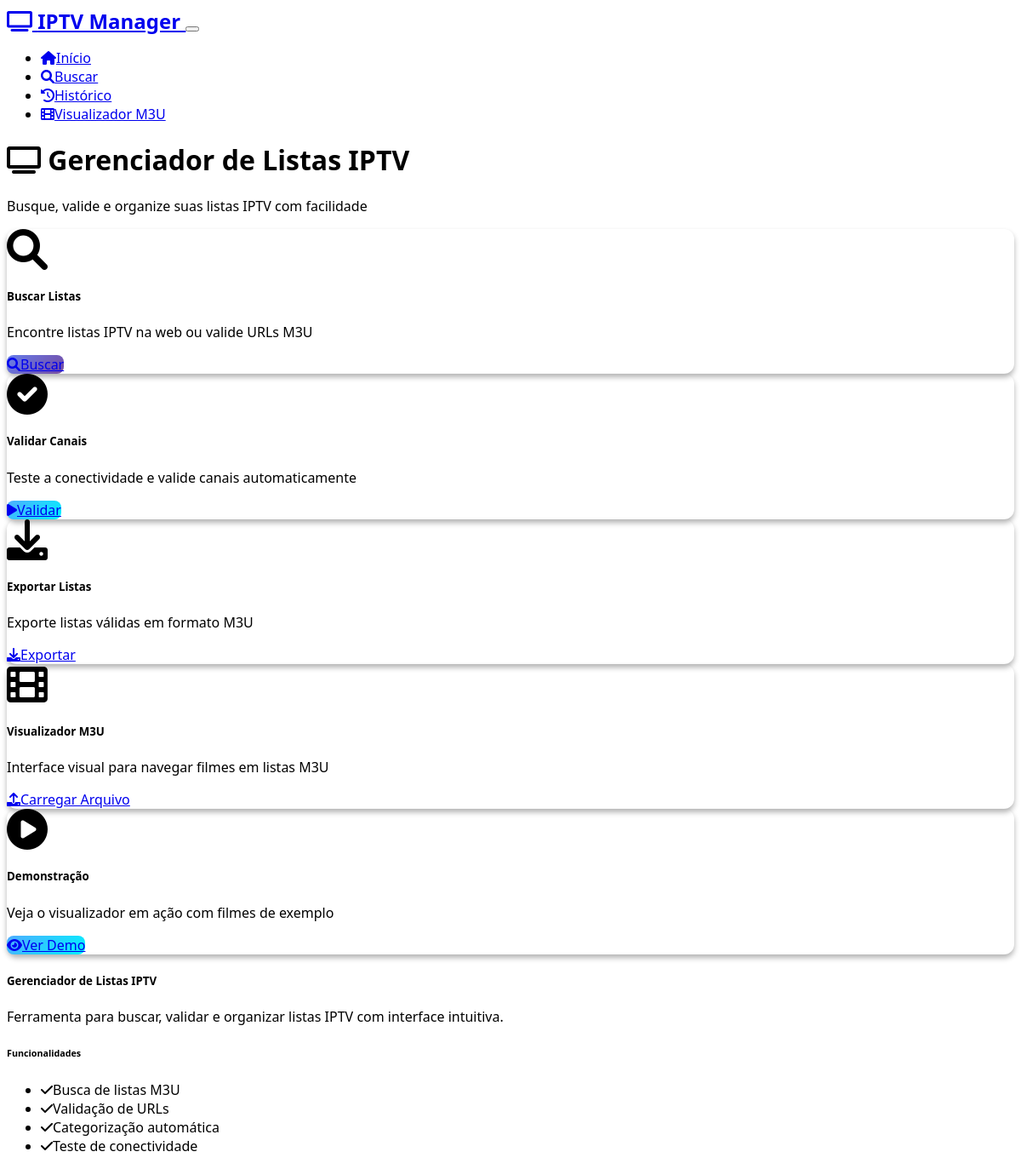
Before: / with the older database file.
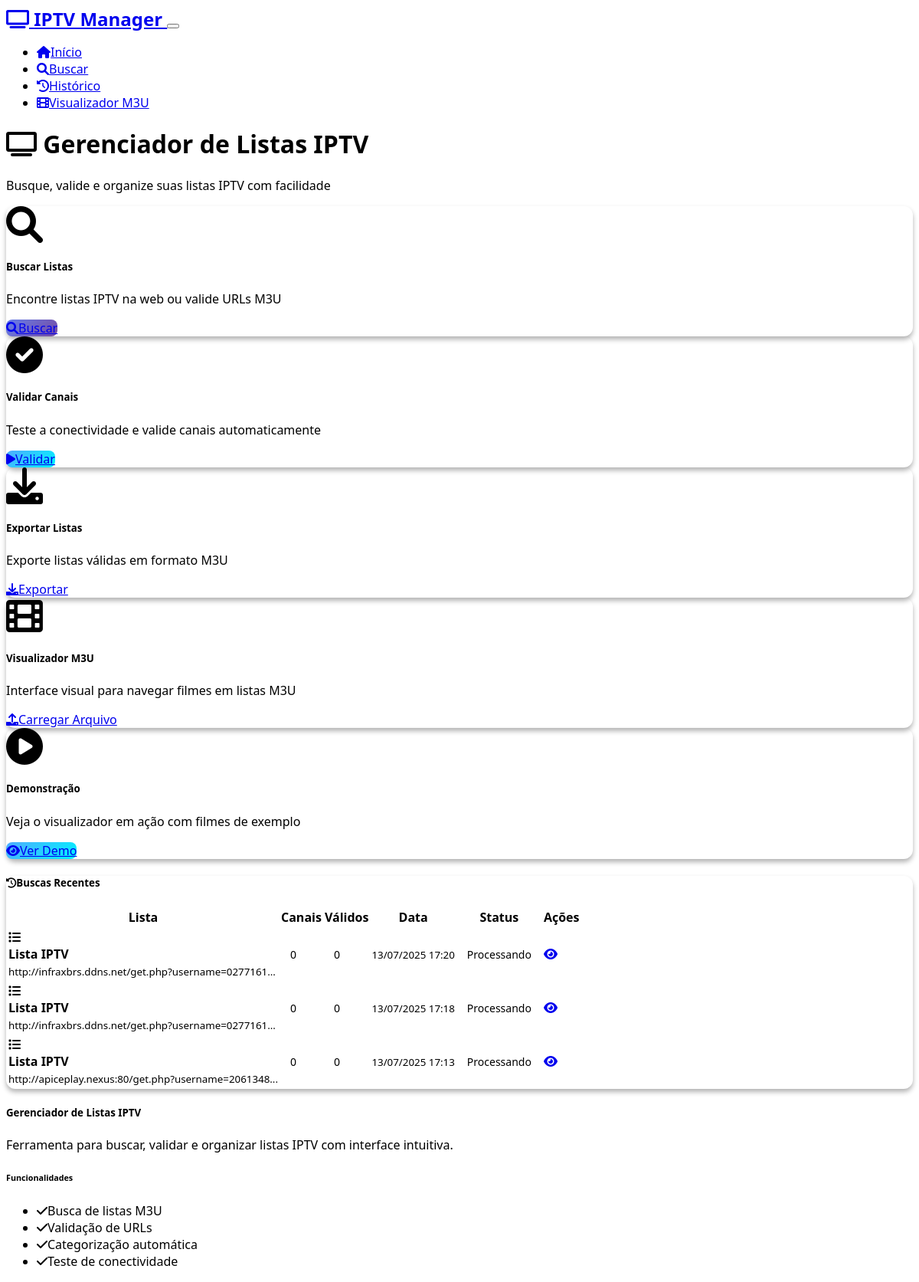
After: the same page with the newer database file.
### models.py (models this page shows)
class SearchHistory(db.Model):
    id: Mapped[int] = mapped_column(Integer, primary_key=True)
    url: Mapped[str] = mapped_column(String(500), nullable=False)
    title: Mapped[str] = mapped_column(String(200), nullable=True)
    channels_found: Mapped[int] = mapped_column(Integer, default=0)
    valid_channels: Mapped[int] = mapped_column(Integer, default=0)
    search_date: Mapped[datetime] = mapped_column(DateTime, default=datetime.utcnow)
    status: Mapped[str] = mapped_column(String(50), default='pending')

### routes.py (the view)
@app.route('/')
def index():
    recent_searches = SearchHistory.query.order_by(SearchHistory.search_date.desc()).limit(5).all()
    return render_template('index.html', recent_searches=recent_searches)

### templates/index.html
{% extends "base.html" %}
{% block content %}
<div class="row">
    <div class="col-lg-8 mx-auto">
        <div class="text-center mb-5">
            <h1 class="display-4">
                <i class="fas fa-tv text-primary me-3"></i>
                Gerenciador de Listas IPTV
            </h1>
            <p class="lead text-muted">
                Busque, valide e organize suas listas IPTV com facilidade
            </p>
        </div>
        <div class="row g-4 mb-5">
            <div class="col-md-4">
                <div class="card h-100">
                    <div class="card-body text-center">
                        <i class="fas fa-search fa-3x text-primary mb-3"></i>
                        <h5 class="card-title">Buscar Listas</h5>
                        <p class="card-text">Encontre listas IPTV na web ou valide URLs M3U</p>
                        <a href="{{ url_for('search') }}" class="btn btn-primary">
                            <i class="fas fa-search me-2"></i>Buscar
                        </a>
                    </div>
                </div>
            </div>
            <div class="col-md-4">
                <div class="card h-100">
                    <div class="card-body text-center">
                        <i class="fas fa-check-circle fa-3x text-success mb-3"></i>
                        <h5 class="card-title">Validar Canais</h5>
                        <p class="card-text">Teste a conectividade e valide canais automaticamente</p>
                        <a href="{{ url_for('search') }}" class="btn btn-success">
                            <i class="fas fa-play me-2"></i>Validar
                        </a>
                    </div>
                </div>
            </div>
            <div class="col-md-4">
                <div class="card h-100">
                    <div class="card-body text-center">
                        <i class="fas fa-download fa-3x text-info mb-3"></i>
                        <h5 class="card-title">Exportar Listas</h5>
                        <p class="card-text">Exporte listas válidas em formato M3U</p>
                        <a href="{{ url_for('history') }}" class="btn btn-info">
                            <i class="fas fa-download me-2"></i>Exportar
                        </a>
                    </div>
                </div>
            </div>
        </div>
        <div class="row g-4 mb-5">
            <div class="col-md-6">
                <div class="card h-100">
                    <div class="card-body text-center">
                        <i class="fas fa-film fa-3x text-warning mb-3"></i>
                        <h5 class="card-title">Visualizador M3U</h5>
                        <p class="card-text">Interface visual para navegar filmes em listas M3U</p>
                        <a href="{{ url_for('m3u_viewer_upload') }}" class="btn btn-warning">
                            <i class="fas fa-upload me-2"></i>Carregar Arquivo
                        </a>
                    </div>
                </div>
            </div>
            <div class="col-md-6">
                <div class="card h-100">
                    <div class="card-body text-center">
                        <i class="fas fa-play-circle fa-3x text-success mb-3"></i>
                        <h5 class="card-title">Demonstração</h5>
                        <p class="card-text">Veja o visualizador em ação com filmes de exemplo</p>
                        <a href="{{ url_for('demo_m3u') }}" class="btn btn-success">
                            <i class="fas fa-eye me-2"></i>Ver Demo
                        </a>
                    </div>
                </div>
            </div>
        </div>
        {% if recent_searches %}
        <div class="card">
            <div class="card-header">
                <h5 class="card-title mb-0">
                    <i class="fas fa-history me-2"></i>Buscas Recentes
                </h5>
            </div>
            <div class="card-body">
                <div class="table-responsive">
                    <table class="table table-hover">
                        <thead>
                            <tr>
                                <th>Lista</th>
                                <th>Canais</th>
                                <th>Válidos</th>
                                <th>Data</th>
                                <th>Status</th>
                                <th>Ações</th>
                            </tr>
                        </thead>
                        <tbody>
                            {% for search in recent_searches %}
                            <tr>
                                <td>
                                    <div class="d-flex align-items-center">
                                        <i class="fas fa-list me-2"></i>
                                        <div>
                                            <strong>{{ search.title or 'Lista IPTV' }}</strong>
                                            <br>
                                            <small class="text-muted">{{ search.url[:50] }}...</small>
                                        </div>
                                    </div>
                                </td>
                                <td>
                                    <span class="badge bg-info">{{ search.channels_found }}</span>
                                </td>
                                <td>
                                    <span class="badge bg-success">{{ search.valid_channels }}</span>
                                </td>
                                <td>
                                    <small>{{ search.search_date.strftime('%d/%m/%Y %H:%M') }}</small>
                                </td>
                                <td>
                                    {% if search.status == 'completed' %}
                                        <span class="badge bg-success">Concluído</span>
                                    {% elif search.status == 'processing' %}
                                        <span class="badge bg-warning">Processando</span>
                                    {% else %}
                                        <span class="badge bg-danger">Erro</span>
                                    {% endif %}
                                </td>
                                <td>
                                    <a href="{{ url_for('validate', search_id=search.id) }}" class="btn btn-sm btn-outline-primary">
                                        <i class="fas fa-eye"></i>
                                    </a>
                                </td>
                            </tr>
                            {% endfor %}
                        </tbody>
                    </table>
                </div>
            </div>
        </div>
        {% endif %}
    </div>
</div>
{% endblock %}

### templates/base.html (shortened to what this page needs)
<!DOCTYPE html>
<html lang="pt-BR" data-bs-theme="dark">
<head>
    <link href="https://cdn.replit.com/agent/bootstrap-agent-dark-theme.min.css" rel="stylesheet">
    <link href="https://cdnjs.cloudflare.com/ajax/libs/font-awesome/6.0.0/css/all.min.css" rel="stylesheet">
    <link href="{{ url_for('static', filename='css/style.css') }}" rel="stylesheet">
</head>
<body>
    <nav class="navbar navbar-expand-lg navbar-dark bg-primary">
        <div class="container">
            <a class="navbar-brand" href="{{ url_for('index') }}">
                <i class="fas fa-tv me-2"></i>
                IPTV Manager
            </a>
            <button class="navbar-toggler" type="button" data-bs-toggle="collapse" data-bs-target="#navbarNav">
            </button>
            <div class="collapse navbar-collapse" id="navbarNav">
                <ul class="navbar-nav ms-auto">
                    <li class="nav-item">
                        <a class="nav-link" href="{{ url_for('index') }}">
                            <i class="fas fa-home me-1"></i>Início
                        </a>
                    </li>
                    <li class="nav-item">
                        <a class="nav-link" href="{{ url_for('search') }}">
                            <i class="fas fa-search me-1"></i>Buscar
                        </a>
                    </li>
                    <li class="nav-item">
                        <a class="nav-link" href="{{ url_for('history') }}">
                            <i class="fas fa-history me-1"></i>Histórico
                        </a>
                    </li>
                    <li class="nav-item">
                        <a class="nav-link" href="{{ url_for('m3u_viewer_upload') }}">
                            <i class="fas fa-film me-1"></i>Visualizador M3U
                        </a>
                    </li>
                </ul>
            </div>
        </div>
    </nav>
    <main class="container mt-4">
        {% block content %}{% endblock %}
    </main>
    <footer class="bg-dark text-light py-4 mt-5">
        <div class="container">
            <div class="row">
                <div class="col-md-8">
                    <h5>Gerenciador de Listas IPTV</h5>
                    <p class="text-muted">Ferramenta para buscar, validar e organizar listas IPTV com interface intuitiva.</p>
                </div>
                <div class="col-md-4">
                    <h6>Funcionalidades</h6>
                    <ul class="list-unstyled">
                        <li><i class="fas fa-check me-2"></i>Busca de listas M3U</li>
                        <li><i class="fas fa-check me-2"></i>Validação de URLs</li>
                        <li><i class="fas fa-check me-2"></i>Categorização automática</li>
                        <li><i class="fas fa-check me-2"></i>Teste de conectividade</li>
                    </ul>
                </div>
            </div>
        </div>
    </footer>
</body>
</html>

### static/css/style.css (style rules this page uses)
:root { --primary-gradient: linear-gradient(135deg, #667eea 0%, #764ba2 100%); --success-gradient: linear-gradient(135deg, #4facfe 0%, #00f2fe 100%); --warning-gradient: linear-gradient(135deg, #fa709a 0%, #fee140 100%); }
body { font-family: 'Segoe UI', Tahoma, Geneva, Verdana, sans-serif; background-color: var(--bs-dark); color: var(--bs-light); }
.navbar-brand { font-weight: bold; font-size: 1.5rem; }
.card { border: none; border-radius: 12px; background: var(--bs-dark); box-shadow: 0 4px 6px rgba(0, 0, 0, 0.3); transition: transform 0.2s ease, box-shadow 0.2s ease; }
.card-header { background: var(--bs-dark); border-bottom: 1px solid var(--bs-gray-700); border-radius: 12px 12px 0 0 !important; }
.badge { font-size: 0.875rem; padding: 0.5rem 0.75rem; border-radius: 6px; }
.btn { border-radius: 8px; font-weight: 500; transition: all 0.2s ease; }
.btn-primary { background: var(--primary-gradient); border: none; }
.btn-success { background: var(--success-gradient); border: none; }
footer { margin-top: auto; }
.collapse { transition: height 0.3s ease; }

Changed rows visible on the page:
added SearchHistory: title "Lista IPTV", url "http://infraxbrs.ddns.net/get.php?username=0277161", channels_found "0", valid_channels "0", search_date "13/07/2025 17:20", status "Processando"
added SearchHistory: title "Lista IPTV", url "http://infraxbrs.ddns.net/get.php?username=0277161", channels_found "0", valid_channels "0", search_date "13/07/2025 17:18", status "Processando"
added SearchHistory: title "Lista IPTV", url "http://apiceplay.nexus:80/get.php?username=2061348", channels_found "0", valid_channels "0", search_date "13/07/2025 17:13", status "Processando"
Other visible differences:
text now shown: "Buscas Recentes Lista Canais Válidos Data Status Ações"
